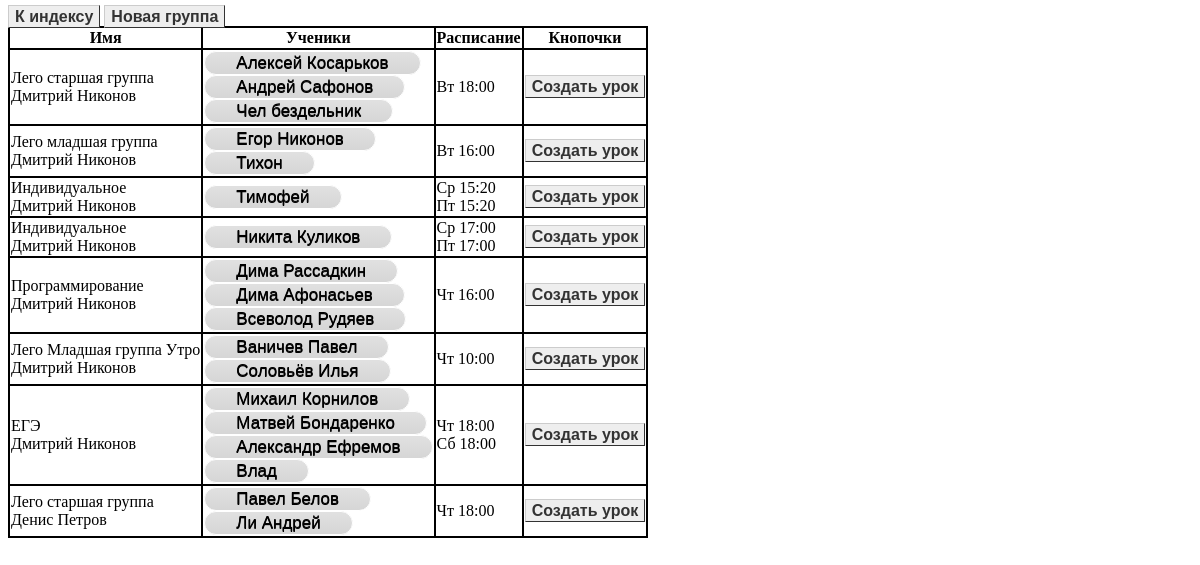
/CRM/groupsTab, run on the app's committed database.
### CRM/models.py (models this page shows, shortened)
class Teacher(models.Model):
    name = models.CharField(max_length=200)
    dept = models.FloatField(default=0)
    def __str__(self):
        return f"{self.name}"

class Group(models.Model):
    name = models.CharField(max_length=200)
    clients = models.ManyToManyField(Client)
    schedule = models.CharField(max_length=200)
    teacher = models.ForeignKey(Teacher,on_delete=models.PROTECT,default=getDefaultTeacher)

class Client(models.Model):
    name = models.CharField(max_length=200)
    money = models.FloatField(default=0)
    active = models.BooleanField(default=True)

### CRM/views.py (the view)
# urls.py: path('CRM/groupsTab',views.CRM_groups,name = 'CRM_groups'),
def CRM_groups(request):
    groups = Group.objects.all()
    active_groups = [{
        'pk':g.pk,
        'teacher':g.teacher,
        'name':g.name,
        'clients':g.clients.all,
        'schedule':convertSchedule(g.schedule)
    } for g in groups]
    template = loader.get_template('crm/simpleGroups.html')
    context = {
        'groups' : active_groups,
    }
    return HttpResponse(template.render(context, request))

### CRM/views.py (called while the page is built)
def convertSchedule(schedule:str)->list:
    schedule = json.loads(schedule.replace("\'", "\""))
    r = []
    for day,time in schedule.items():
        r.append(DAYS[int(day)]+" "+time)
    return r

### CRM/templates/crm/simpleGroups.html (shortened to what this page needs)
<!DOCTYPE html>
<html>
    <head>
        {% load static %}
        <link rel="stylesheet" type="text/css" href="{% static 'crm/simpleStyle.css' %}">
    </head>
    <body>
        <a class = "button" href = {%url 'index'%}>К индексу</a>
        <a class = "button" href = {%url 'addGroup'%}>Новая группа</a>
        <table>
            <tr>
                <th>Имя</th>
                <th>Ученики</th>
                <th>Расписание</th>
                <th>Кнопочки</th>
            </tr>
            {%for group in groups%}
            <tr>
                <td>{{group.name}}<br>{{group.teacher}}</td>
                <td>
                    {%for s in group.clients%}
                        <a class = "clientTag" href = {%url 'index'%}>{{s.name}}<a><br>
                    {%endfor%}
                </td>
                <td>
                    {%for s in group.schedule%}
                        {{s}}<br>
                    {%endfor%}
                </td>
                <td>
                    <a class = "button" href = {%url 'addLessonFromGroup' group.pk%}>Создать урок</a>
                </td>
            </tr>
            {%endfor%}
        </table>
    </body>
</html>

### CRM/static/crm/simpleStyle.css (style rules this page uses)
table { border-collapse: collapse; }
table td { border: 2px solid black; }
table th { border: 2px solid black; }
.button { font: bold 16px Arial; text-decoration: none; background-color: #EEEEEE; color: #333333; padding: 2px 6px 2px 6px; border-top: 1px solid #CCCCCC; border-right: 1px solid #333333; border-bottom: 1px solid #333333; border-left: 1px solid #CCCCCC; max-height: 50px; }
.clientTag { background:linear-gradient(to bottom, #e0e0e0 5%, #d6d6d6 100%); background-color:#e0e0e0; border-radius:28px; border:1px solid #ffffff; display:inline-block; cursor:pointer; color:#000000; font-family:Arial; font-size:17px; padding:1px 31px; text-decoration:none; text-shadow:0px 1px 0px #000000; }

### data on the page
Teacher: name "Лего старшая группа", teacher "Дмитрий Никонов", schedule "Вт 18:00" "Вт 16:00" "Ср 15:20" "Пт 15:20" "Ср 17:00" "Пт 17:00" "Чт 16:00" "Чт 10:00" "Чт 18:00" "Сб 18:00", name "Лего младшая группа", name "Индивидуальное", name "Программирование", name "Лего Младшая группа Утро", name "ЕГЭ"
Client: name "Алексей Косарьков"
Client: name "Андрей Сафонов"
Client: name "Чел бездельник"
Client: name "Егор Никонов"
Client: name "Тихон"
Client: name "Тимофей"
Client: name "Никита Куликов"
Client: name "Дима Рассадкин"
Client: name "Дима Афонасьев"
Client: name "Всеволод Рудяев"
Client: name "Ваничев Павел"
Client: name "Соловьёв Илья"
Client: name "Михаил Корнилов"
Client: name "Матвей Бондаренко"
Client: name "Александр Ефремов"
Client: name "Влад"
Teacher: name "Лего старшая группа", teacher "Денис Петров", schedule "Чт 18:00"
Client: name "Павел Белов"
Client: name "Ли Андрей"
